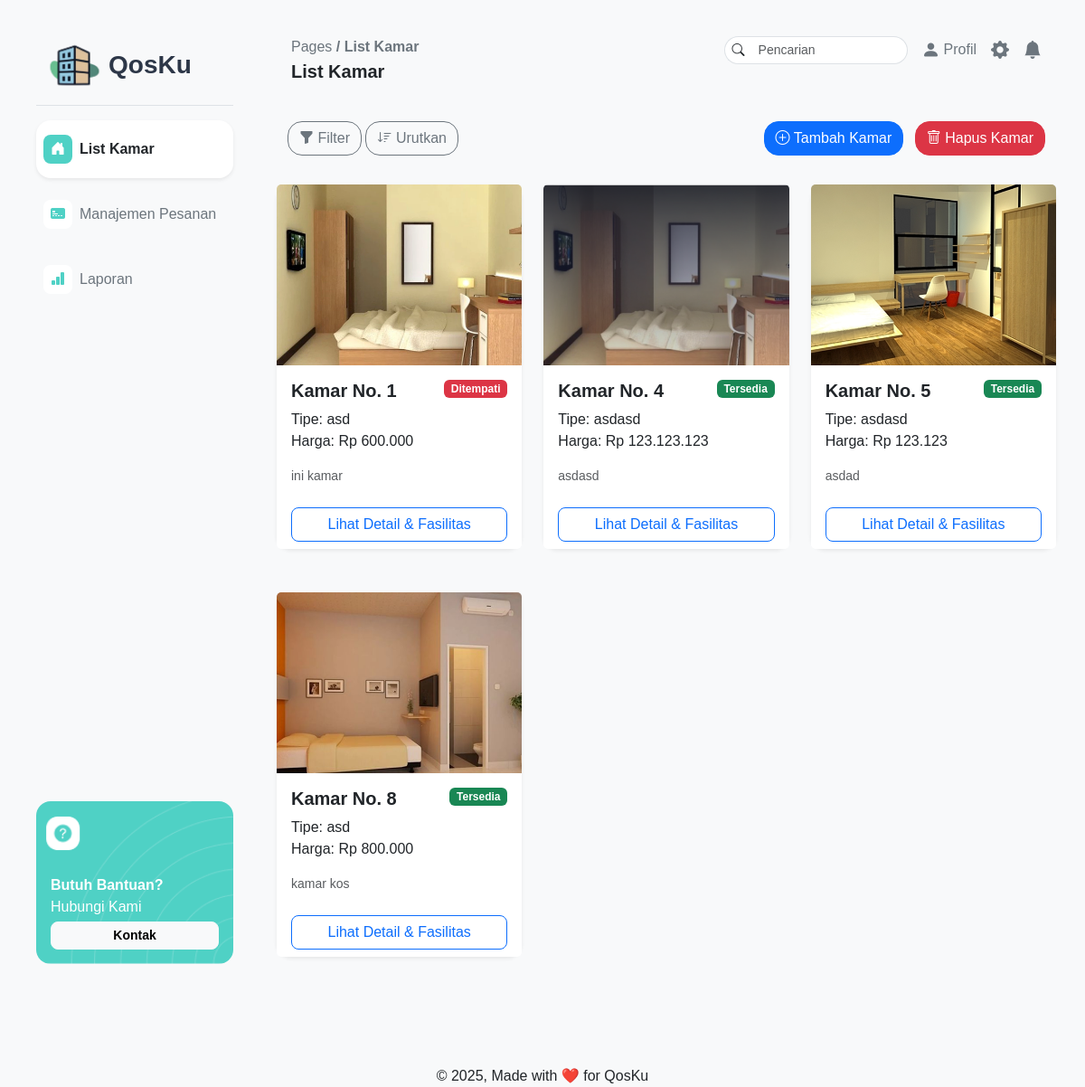
Page /pages/pemilik/dashboard.php (signed in) on the committed database.
### tables this page shows
CREATE TABLE `kamar_kos` (
  `idKamar` int(11) NOT NULL,
  `nomorKamar` int(11) NOT NULL,
  `tipeKamar` varchar(255) NOT NULL,
  `harga` int(11) NOT NULL,
  `statusKetersediaan` enum('Tersedia','Ditempati','Dalam Perbaikan') NOT NULL DEFAULT 'Tersedia',
  `deskripsi` varchar(255) NOT NULL,
  `gambar` varchar(255) NOT NULL
);

### pages/pemilik/dashboard.php (the view, shortened to what this page needs)
<?php
require "../../php/connect.php";
$perPage = 6;
$page = isset($_GET['page']) ? max(1, (int)$_GET['page']) : 1;
$offset = ($page - 1) * $perPage;
$query = "SELECT * FROM kamar_kos ORDER BY nomorKamar LIMIT $perPage OFFSET $offset";
$hasil = $connect->query($query);
$kamar = [];
if ($hasil) {
  $kamar = $hasil->fetch_all(MYSQLI_ASSOC);
}
?>
<!DOCTYPE html>
<html lang="en">
<head>
  <link href="https://cdn.jsdelivr.net/npm/bootstrap@5.3.6/dist/css/bootstrap.min.css" rel="stylesheet"
>
  <link rel="stylesheet" href="../../assets/css/style.css">
  <link rel="stylesheet" href="https://cdn.jsdelivr.net/npm/bootstrap-icons@1.13.1/font/bootstrap-icons.min.css">
</head>
<body class="bg-light">
  <div class="d-flex min-vh-100 ms-4 me-4">
    <?php include '../../layout/pemilikNavbar.php'; ?>
    <div class="flex-grow-1">
      <?php include '../../layout/pemilikHeader.php'; ?>
      <div class="container-fluid pt-4 pb-3">
        <div class="d-flex justify-content-between align-items-center mb-3 px-2">
          <div>
            <button class="btn btn-outline-secondary rounded-4"><i class="bi bi-funnel-fill"></i> Filter</button>
            <button class="btn btn-outline-secondary rounded-4"><i class="bi bi-sort-down"></i> Urutkan</button>
          </div>
          <div>
            <button class="btn btn-primary rounded-4 me-2" data-bs-toggle="modal" data-bs-target="#tambahKamarModal">
              <i class="bi bi-plus-circle"></i> Tambah Kamar
            </button>
            <button class="btn btn-danger rounded-4" data-bs-toggle="modal" data-bs-target="#hapusKamarModal">
              <i class="bi bi-trash"></i> Hapus Kamar
            </button>
          </div>
        </div>
      </div>
      <div class="row g-4 px-2">
        <?php foreach ($kamar as $room): ?>
          <div class="col-md-4 mb-4">
            <div class="card shadow-sm border-0 rounded-4 h-100">
              <img src="<?= !empty($room['gambar']) ? '../../assets/img/' . $room['gambar'] : '../../assets/img/backgroundKamar.png' ?>"
                class="card-img-top"
                alt="Kamar No. <?= htmlspecialchars($room['nomorKamar']) ?>"
                style="height: 200px; object-fit: cover;">
              <div class="card-body">
                <div class="d-flex justify-content-between align-items-start">
                  <h5 class="card-title fw-bold">Kamar No. <?= htmlspecialchars($room['nomorKamar']) ?></h5>
                  <span class="badge bg-<?= $room['statusKetersediaan'] === 'Tersedia' ? 'success' : 'danger' ?>">
                    <?= htmlspecialchars($room['statusKetersediaan']) ?>
                  </span>
                </div>
                <p class="card-text">
                  <span class="d-block">Tipe: <?= htmlspecialchars($room['tipeKamar']) ?></span>
                  <span class="d-block">Harga: Rp <?= number_format($room['harga'], 0, ',', '.') ?></span>
                </p>
                <p class="card-text small text-muted"><?= nl2br(htmlspecialchars($room['deskripsi'])) ?></p>
              </div>
              <div class="card-footer bg-white border-0">
                <div class="d-grid">
                  <a href="detailkamar.php?idKamar=<?= $room['idKamar'] ?>" class="btn btn-outline-primary rounded-3">
                    Lihat Detail & Fasilitas
                  </a>
                </div>
              </div>
            </div>
          </div>
        <?php endforeach; ?>
      </div>
    </div>
  </div>
  <div class="footer text-center mt-5 pt-5">
    &copy; 2025, Made with ❤️ for QosKu
  </div>
</body>
</html>

### assets/css/style.css (style rules this page uses)
body { font-family: Helvetica, Arial, sans-serif; }

### rows in the picture
kamar_kos: gambar (picture), nomorKamar "1", statusKetersediaan "Ditempati", tipeKamar "asd", harga "600.000", deskripsi "ini kamar"
kamar_kos: shows a picture, nomorKamar "4", statusKetersediaan "Tersedia", tipeKamar "asdasd", harga "123.123.123", deskripsi "asdasd"
kamar_kos: gambar (picture), nomorKamar "5", statusKetersediaan "Tersedia", tipeKamar "asdasd", harga "123.123", deskripsi "asdad"
kamar_kos: gambar (picture), nomorKamar "8", statusKetersediaan "Tersedia", tipeKamar "asd", harga "800.000", deskripsi "kamar kos"

### other values in the picture
$page_titles[$current_page] "List Kamar"
